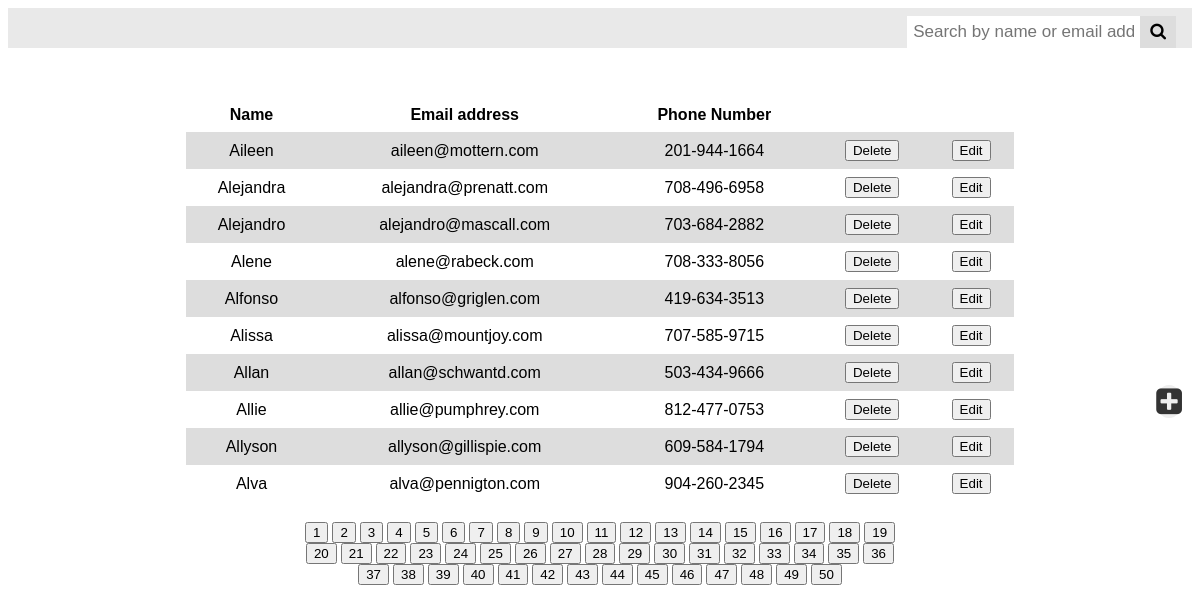
The page / on the database its author committed.
### tables this page shows
CREATE TABLE contact(Id INTEGER PRIMARY KEY AUTOINCREMENT, Name VARCHAR,Email_add VARCHAR,COntact_No VARCHAR  );

### main_server.py (the view)
@app.route('/')
@auth.login_required
@cache.cached(timeout=2)
def home_page():
    global main_data
    full_data=Modules.get_whole_db()
    data=Modules.pages(full_data)
    main_data= data[2]
    pages=data[1]
    people=data[0]
    return render_template('contact_page.html',people=people,pages=pages)

### scripts/Modules.py (called while the page is built)
def get_whole_db():
    conn=sqlite3.connect("database/plivo.db")
    cursor=conn.cursor()
    cursor.execute("select * from contact order by Name COLLATE NOCASE ASC")
    data=cursor.fetchall()
    values=len(data)
    return(data)

def pages(data):
	last=1*10
	start=last-10
	data1=data[start:last]
	values=len(data)
	final_val=0
	if(values!=0):
	    quo,rem=int(values/10),int(values%10)
	    if(rem!=0):
	    	final_val=quo+1
	    else:
	    	final_val=quo
	return([data1,final_val,data])

### templates/contact_page.html (shortened to what this page needs)
<!DOCTYPE html>
<html lang="en">
<head>
    <link rel="stylesheet"  type="text/css" href="{{url_for('static',filename='css/style.css')}}">
    <link rel="stylesheet" href="https://cdnjs.cloudflare.com/ajax/libs/font-awesome/4.7.0/css/font-awesome.min.css">
</head>
<body>
<div id="super-div-1">
<div class ="topnav">
    <div class="search-container">
        <form action="http://127.0.0.1:5000/search_it" method ="POST" enctype = "multipart/form-data">
        <input id="input-text" type="text" placeholder="Search by name or email address" name="search_val">
        <button id="search-button" type="submit"><i class="fa fa-search"></i></button>
        </form>
    </div>
</div>
<div id="table-id">
<table>
  <tr>
    <th>Name</th>
    <th>Email address</th>
    <th>Phone Number</th>
  </tr>
  {%for p in people%}
  <tr>
    <td>{{p[1]}}</td>
    <td class="email_class">{{p[2]}}</td>
    <td>{{p[3]}}</td>
    <td><button class="delete_button">Delete</button></td>
    <td><button class="edit_button" >Edit</button></td>
  </tr>
   {% endfor %}
</table>
</div>
<div id="num-id">
{%for i in range(1,pages+1)%}
<button onclick="fun1({{i}})">{{i}}</button>
{% endfor %}
</div>
</div>
<div class="chat_button_div" id="chat_button_div1">
<a class="btn btn-secondary" href ="/add_contact_page" ><i class="fa fa-plus-square"></i></a>
</div>
</body>
</html>

### static/css/style.css (style rules this page uses)
.topnav { overflow: hidden; background-color: #e9e9e9; }
.topnav .search-container { float: right; }
.topnav input[type=text] { padding: 6px; margin-top: 8px; font-size: 17px; border: none; }
.topnav .search-container button { float: right; padding: 6px 10px; margin-top: 8px; margin-right: 16px; background: #ddd; font-size: 17px; border: none; cursor: pointer; }
#table-id { width:70%; margin:auto; padding-top:50px; }
#num-id { width:50%; margin:auto; padding-top:20px; text-align:center; }
table { font-family: arial, sans-serif; border-collapse: collapse; width: 100%; }
td, th { border: 1px #dddddd; text-align: center; padding:8px; }
tr:nth-child(even) { background-color: #dddddd; }
.chat_button_div { position: relative; border-radius: 50%; float:right; top:-200px; right:10px; }
.btn { font: bold 30px Arial; text-decoration: none; background-color: #EEEEEE; color: #333333; border-radius: 50%; }

### rows shown on the page
contact: Name "Aileen", Email_add "aileen@mottern.com", COntact_No "201-944-1664"
contact: Name "Alejandra", Email_add "alejandra@prenatt.com", COntact_No "708-496-6958"
contact: Name "Alejandro", Email_add "alejandro@mascall.com", COntact_No "703-684-2882"
contact: Name "Alene", Email_add "alene@rabeck.com", COntact_No "708-333-8056"
contact: Name "Alfonso", Email_add "alfonso@griglen.com", COntact_No "419-634-3513"
contact: Name "Alissa", Email_add "alissa@mountjoy.com", COntact_No "707-585-9715"
contact: Name "Allan", Email_add "allan@schwantd.com", COntact_No "503-434-9666"
contact: Name "Allie", Email_add "allie@pumphrey.com", COntact_No "812-477-0753"
contact: Name "Allyson", Email_add "allyson@gillispie.com", COntact_No "609-584-1794"
contact: Name "Alva", Email_add "alva@pennigton.com", COntact_No "904-260-2345"

### other values the page prints
{{ i }} "1" "2" "3" "4" "5" "6" "7" "8" "9" "10" "11" "12" "13" "14" "15" "16" "17" "18" "19" "20" "21" "22" "23" "24" "25" "26" "27" "28" "29" "30" "31" "32" "33" "34" "35" "36" "37" "38" "39" "40" "41" "42" "43" "44" "45" "46" "47" "48" "49" "50"
